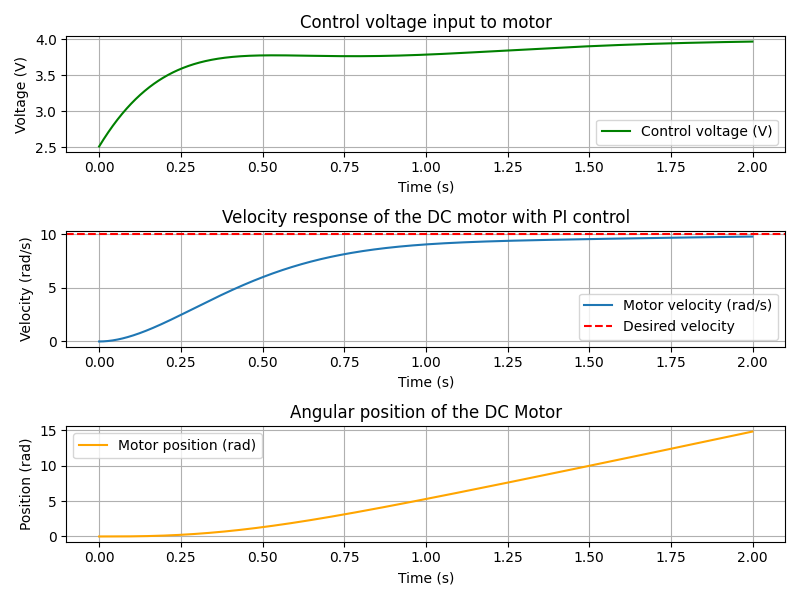

Write Python code to recreate this figure.
import numpy as np
import matplotlib.pyplot as plt
import control as ctrl

motor_inertia = 0.02
motor_viscous_coefficient = 0.1
torque_constant = 0.1
motor_resistance = 0.3
motor_inductor = 0.1
electric_constant = 0.1

desired_velocity = 10

def get_velocity_transform_function():
    numerator = [torque_constant]
    denominator = [
        # s^2 term:
        motor_inertia * motor_inductor,
        # s term:
        motor_resistance * motor_inertia + motor_viscous_coefficient * motor_inductor,
        # constant term:
        motor_viscous_coefficient * motor_resistance + electric_constant * torque_constant
    ]
    return ctrl.TransferFunction(numerator, denominator)

# motor angular velocity is considered as the system output
motor_velocity_tf = get_velocity_transform_function()

# PI controller design
Kp = 0.25 # proportional gain
Ki = 0.75 # integral gain

# control(s) = Kp + Ki/s = (Kp*s + Ki) / s
controller_tf = ctrl.TransferFunction([Kp, Ki], [1, 0])

closed_loop_velocity_tf = ctrl.feedback(motor_velocity_tf * controller_tf)

# time simulation
time_start = 0
time_end = 2
time_step = 0.001
time_vector = np.arange(time_start, time_end, time_step)

t_out, velocity_response = ctrl.step_response(desired_velocity * closed_loop_velocity_tf, time_vector)

# integrate the velocity over time to determine position
position_response = np.cumsum(velocity_response) * time_step

# calculate the required voltage for the response
# U(s) = control(s) * error(s)
# error(s) = desired_velocity - actual_velocity
# voltage(t) = Kp * error(t) + Ki * integral_0^t error(dt) dt
error_signal = desired_velocity - velocity_response
error_integral = np.cumsum(error_signal) * time_step

voltage_t = Kp * error_signal + Ki * error_integral
max_voltage_used = np.max(np.abs(voltage_t))


print("Proportional gain (Kp):", Kp)
print("Integral gain (Ki):", Ki)
print("Maximum required voltage:", max_voltage_used)

plt.figure(figsize=(8, 6))

plt.subplot(3, 1, 1)
plt.title("Control voltage input to motor")
plt.plot(t_out, voltage_t, label="Control voltage (V)", color="green")
plt.xlabel("Time (s)")
plt.ylabel("Voltage (V)")
plt.legend()
plt.grid(True)

plt.subplot(3, 1, 2)
plt.title("Velocity response of the DC motor with PI control")
plt.plot(t_out, velocity_response, label="Motor velocity (rad/s)")
plt.axhline(desired_velocity, color="r", linestyle="--", label="Desired velocity")
plt.xlabel("Time (s)")
plt.ylabel("Velocity (rad/s)")
plt.legend()
plt.grid(True)

# plot position response
plt.subplot(3, 1, 3)
plt.title("Angular position of the DC Motor")
plt.plot(t_out, position_response, label="Motor position (rad)", color="orange")
plt.xlabel("Time (s)")
plt.ylabel("Position (rad)")
plt.legend()
plt.grid(True)

plt.tight_layout()
plt.show()
